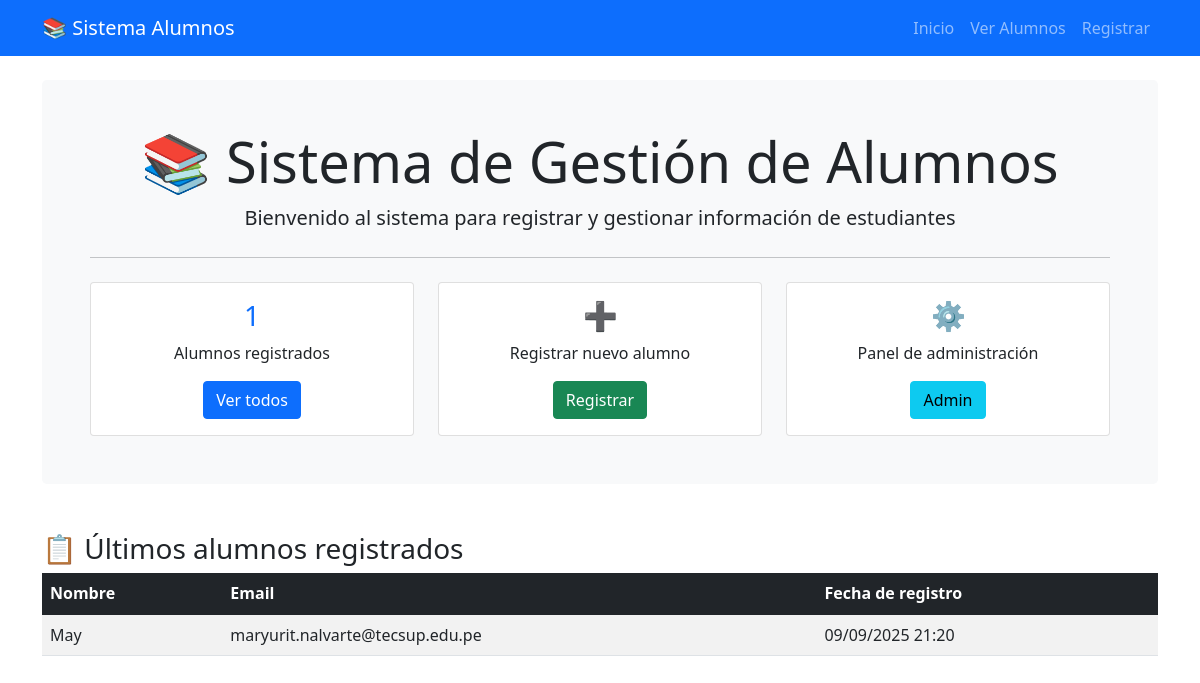
Before: / with the older database file.
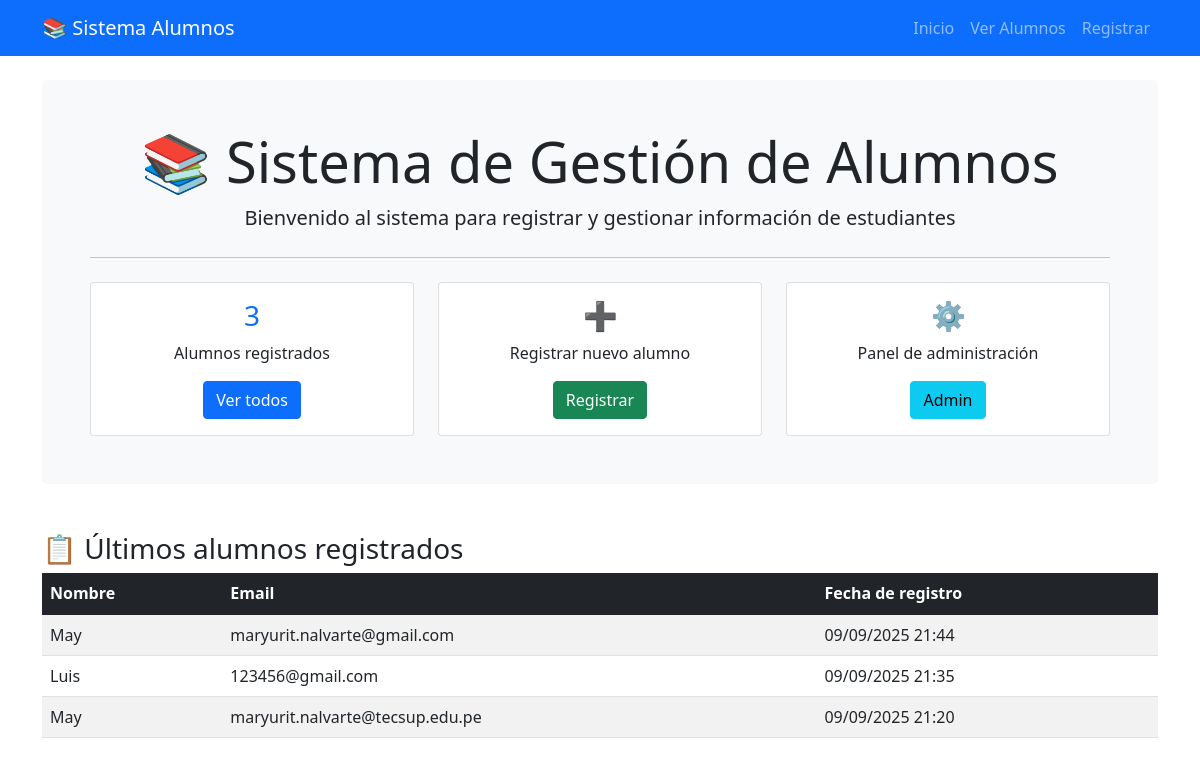
After: the same page with the newer database file.
### alumnos/models.py (models this page shows, shortened)
class Alumno(models.Model):
    nombre = models.CharField(
        max_length=100,
        verbose_name="Nombre completo"
    )
    email = models.EmailField(
        unique=True,
        verbose_name="Correo electrónico"
    )
    telefono = models.CharField(
        max_length=15,
        validators=[RegexValidator(
            regex=r'^\+?1?\d{9,15}$',
            message="Número de teléfono debe tener entre 9-15 dígitos"
        )],
        verbose_name="Teléfono"
    )
    fecha_nacimiento = models.DateField(
        verbose_name="Fecha de nacimiento"
    )
    fecha_registro = models.DateTimeField(
        auto_now_add=True,
        verbose_name="Fecha de registro"
    )
    class Meta:
        verbose_name = "Alumno"
        verbose_name_plural = "Alumnos"
        ordering = ['-fecha_registro']

### alumnos/views.py (the view)
# urls.py: path('', views.inicio, name='inicio'),
def inicio(request):
    total_alumnos = Alumno.objects.count()
    ultimos_alumnos = Alumno.objects.all()[:5]
    context = {
        'total_alumnos': total_alumnos,
        'ultimos_alumnos': ultimos_alumnos
    }
    return render(request, 'alumnos/inicio.html', context)

### alumnos/templates/alumnos/inicio.html (shortened to what this page needs)
{% extends 'alumnos/base.html' %}
{% block content %}
<div class="row">
    <div class="col-12">
        <div class="jumbotron bg-light p-5 rounded-3 text-center">
            <h1 class="display-4">📚 Sistema de Gestión de Alumnos</h1>
            <p class="lead">Bienvenido al sistema para registrar y gestionar información de estudiantes</p>
            <hr class="my-4">
            <div class="row text-center mt-4">
                <div class="col-md-4">
                    <div class="card h-100">
                        <div class="card-body">
                            <h3 class="text-primary">{{ total_alumnos }}</h3>
                            <p class="card-text">Alumnos registrados</p>
                            <a href="{% url 'lista_alumnos' %}" class="btn btn-primary">Ver todos</a>
                        </div>
                    </div>
                </div>
                <div class="col-md-4">
                    <div class="card h-100">
                        <div class="card-body">
                            <h3 class="text-success">➕</h3>
                            <p class="card-text">Registrar nuevo alumno</p>
                            <a href="{% url 'registro_alumno' %}" class="btn btn-success">Registrar</a>
                        </div>
                    </div>
                </div>
                <div class="col-md-4">
                    <div class="card h-100">
                        <div class="card-body">
                            <h3 class="text-info">⚙️</h3>
                            <p class="card-text">Panel de administración</p>
                            <a href="/admin/" class="btn btn-info">Admin</a>
                        </div>
                    </div>
                </div>
            </div>
        </div>
        {% if ultimos_alumnos %}
        <div class="mt-5">
            <h3>📋 Últimos alumnos registrados</h3>
            <div class="table-responsive">
                <table class="table table-striped">
                    <thead class="table-dark">
                        <tr>
                            <th>Nombre</th>
                            <th>Email</th>
                            <th>Fecha de registro</th>
                        </tr>
                    </thead>
                    <tbody>
                        {% for alumno in ultimos_alumnos %}
                        <tr>
                            <td>{{ alumno.nombre }}</td>
                            <td>{{ alumno.email }}</td>
                            <td>{{ alumno.fecha_registro|date:"d/m/Y H:i" }}</td>
                        </tr>
                        {% endfor %}
                    </tbody>
                </table>
            </div>
        </div>
        {% endif %}
    </div>
</div>
{% endblock %}

Changed rows visible on the page:
added Alumno: nombre "May", email "maryurit.nalvarte@gmail.com", fecha_registro "09/09/2025 21:44"
added Alumno: nombre "Luis", email "123456@gmail.com", fecha_registro "09/09/2025 21:35"
Other visible differences:
{{ total_alumnos }}: "1" → "3"
